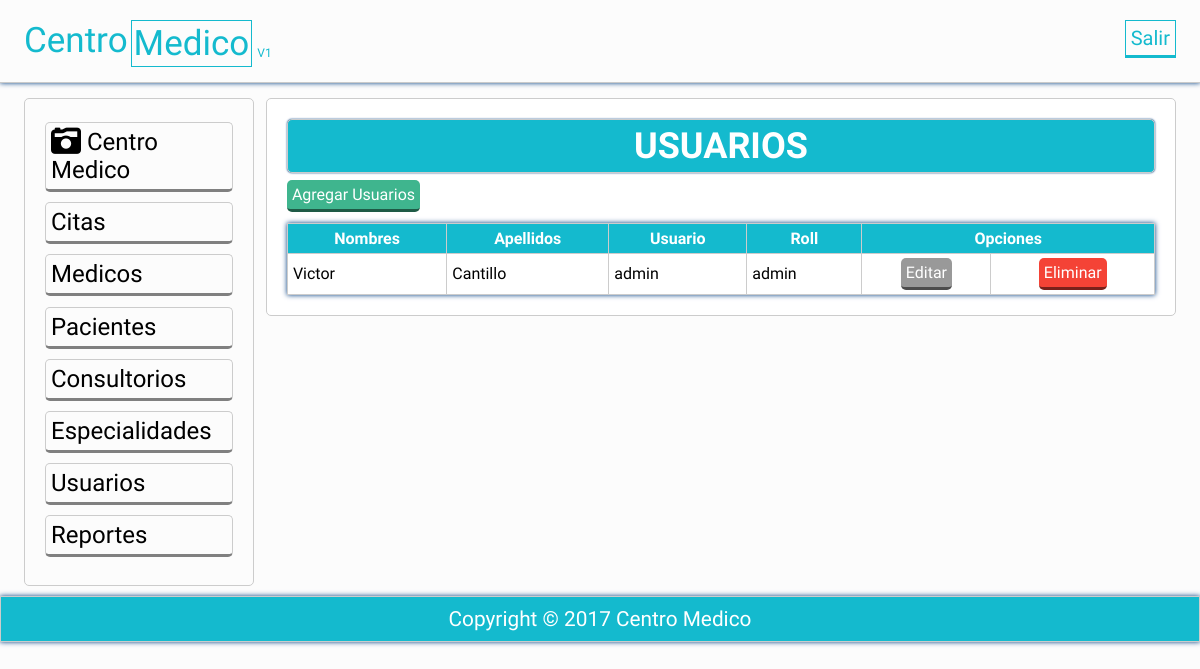
The app's page /vista/usuarios_vista.php, older data.
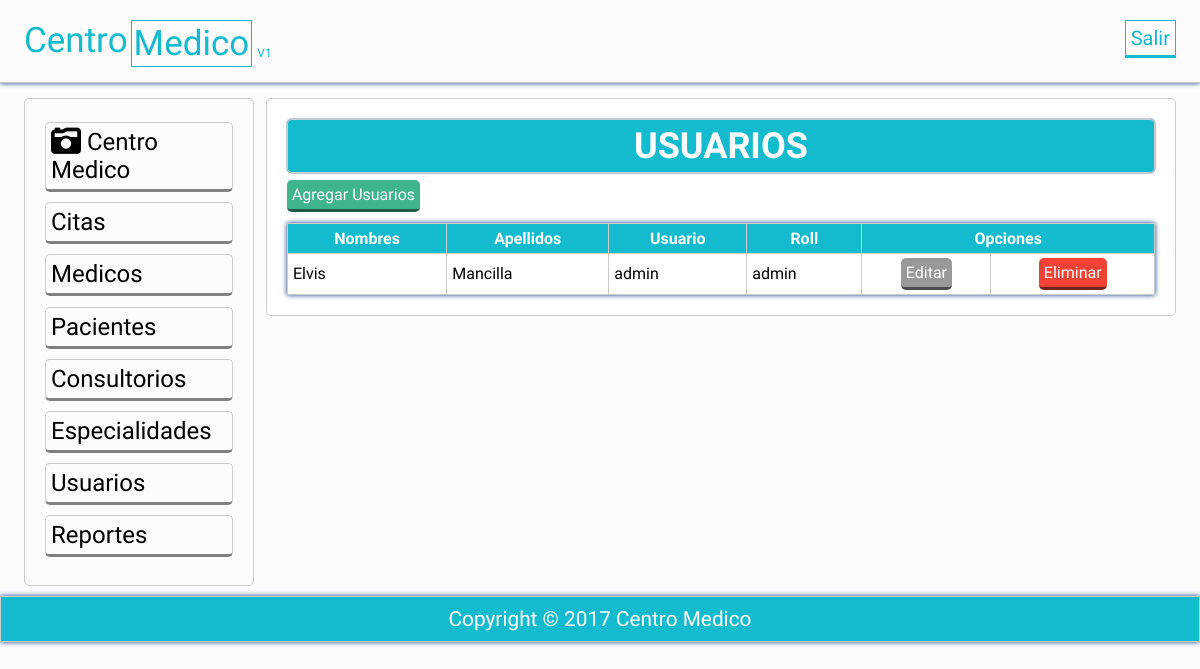
The same page, newer data.
### tables this page shows
CREATE TABLE `usuarios` (
  `id` int(11) NOT NULL AUTO_INCREMENT,
  `usuario` varchar(20) NOT NULL,
  `pass` varchar(200) DEFAULT NULL,
  `nombres` varchar(50) NOT NULL,
  `apellidos` varchar(50) NOT NULL,
  `Roll` varchar(15) NOT NULL,
  PRIMARY KEY (`id`),
  UNIQUE KEY `usuario` (`usuario`)
);

### vista/usuarios_vista.php (the view, shortened to what this page needs)
<?php
try{
	$conexion = new PDO('mysql:host=localhost;dbname=centromedico','root','');
}catch(PDOException $e){
	echo "Error: ". $e->getMessage();
}
$consulta = $conexion -> prepare("
	SELECT * FROM usuarios limit 5");
$consulta ->execute();
$consulta = $consulta ->fetchAll();
?>
<?php include 'plantillas/header.php'; ?>
	<section class="main">
		<div class="wrapp">
			<?php include 'plantillas/nav.php'; ?>
				<article>
					<div class="mensaje">
						<h2>USUARIOS</h2>
					</div>
					<a class="agregar" href="registrarusuarios.php">Agregar Usuarios</a>
						<table class="tabla">
						  <tr>
							<th>Nombres</th>
							<th>Apellidos</th>
                            <th>Usuario</th>
							<th>Roll</th>
                            <th colspan="2">Opciones</th>
						  </tr>
						<?php foreach ($consulta as $Sql): ?>
						<tr>
							<?php echo "<td>". $Sql['nombres']. "</td>"; ?>
                            <?php echo "<td>". $Sql['apellidos']. "</td>"; ?>
                            <?php echo "<td>". $Sql['usuario']. "</td>"; ?>
                            <?php echo "<td>". $Sql['Roll']. "</td>"; ?>
                            <?php echo "<td class='centrar'>"."<a href='actualizarusuario.php?id=".$Sql['id']."' class='editar'>Editar</a>". "</td>"; ?>
						  <?php echo "<td class='centrar'>"."<a href='eliminar_usuario.php?id=".$Sql['id']."' class='eliminar'>Eliminar</a>". "</td>"; ?>
						</tr>
						<?php endforeach; ?>
					</table>
				</article>
	</section>
<?php include 'plantillas/footer.php'; ?>
</body>
</html>

### vista/plantillas/header.php (shortened to what this page needs)
<!DOCTYPE html>
<html lang="en">
<head>
	<link rel="stylesheet" href="css/estilos.css">
	<link rel="stylesheet" href="path/to/font-awesome/css/font-awesome.min.css">
</head>
<body>
    <header>
		<div class="wrapp">
				<a href="index.php" title="CenterMedicine">Centro<a class="bordes" href="index.php" title="Centro Medicine">Medico</a><span>V1</span></a>
            <div class="usuario">
                <a href="cerrar.php" title="Cerrar Sesion"> Salir</a>
            </div>
		</div>
	</header>

### vista/plantillas/nav.php
<aside>
	<div class="widget">
			<a href="index.php" title="CenterMedicine"><i class="fa fa-camera-retro fa-lg"></i> Centro Medico</a>
			<a href="citas.php" title="Citas">Citas</a>
			<a href="medicos.php" title="Medicos">Medicos</a>
			<a href="pacientes.php" title="Pacientes">Pacientes</a>
			<a href="consultorios.php" title="Consultorios">Consultorios</a>
            <a href="especialidades.php" >Especialidades</a>
			<a href="usuarios.php" title="Usuarios">Usuarios</a>
            <a href="#" title="Reportes">Reportes</a>
	</div>
</aside>

### vista/plantillas/footer.php
<footer>
			<p>Copyright © 2017 <a target="_blank": href="../index.php" title="Centro Medico">Centro Medico</a></p>
</footer>

### css/estilos.css (style rules this page uses)
* { -webkit-box-sizing: border-box; -moz-box-sizing: border-box; box-sizing: border-box; margin:0px; padding:0px; font-family: 'Antic', sans-serif; }
body { background: rgba(0,0,0,.01); color:#000; }
.wrapp { padding: 0% 2%; width:100%; margin:auto; overflow: hidden; }
header a { color: #14BACE; display:inline-block; }
.usuario { float: right; color: #14BACE; }
.usuario a { padding: 5px; border: 1px solid #14BACE; border-bottom: 3px solid #14BACE; font-size: 20px; }
header { text-transform: none; width: 100%; height: 83px; padding:20px 0; overflow: hidden; font-size: 2.5em; border-bottom: 1px solid rgba(0,0,0,.2); margin-bottom:5px ; box-shadow: 0 0px 5px #013D82 !important; }
.mensaje { background: #14BACE; padding:5px; color:#fff; border-radius:5px; text-align: center; font-size: 1.5em; margin-bottom: 5px; box-shadow: 0 0px 2px #013D82 !important; }
aside { float: left; width: 20%; color:#fff; padding:20px; border-radius:5px; margin: 10px 0px; }
aside a { border-radius:5px; margin: .3em 0em; float:left; width:100%; color:black; display:block; padding: 5px; cursor:pointer; margin-top:3px; border:1px solid #ccc; border-bottom:3px solid gray; font-size:1.5em; text-decoration:none; }
article a { display:block; font-weight: normal; }
article { margin: 10px 0px; margin-left:1%; float: left; width: 79%; padding:20px; background: rgb(255, 255, 255); border-radius:5px; }
article,aside, .mensaje { border:1px solid #ccc; }
span { margin-left:2px; font-size: .3em; }
article a { margin: 2px 0px; display:inline-block; padding: 5px; color: white; border-radius:5px; cursor:pointer; border-bottom: 3px solid rgba(0, 0, 0,.5); width:auto; text-decoration:none; text-align:center; position: relative; }
article .agregar { background:#3FB58E; }
article .editar { background:#999; }
article .eliminar { background:#F44336; }
footer { width: 100%; background: #14BACE; padding:10px 10%; border:1px solid #ccc; text-align: center; color: #fff; font-size: 1.3em; box-shadow: 0 0px 5px #013D82 !important; }
footer li,a { text-decoration: none; color: #fff; }
.tabla { box-shadow: 0 0px 5px #013D82 !important; width:100%; margin-top: 1%; border-collapse: collapse; }
.tabla th { background: #14BACE; padding: 5px; color:white; }
.centrar { text-align: center; }
.tabla td { padding: 2px 5px; }
.tabla td,th { border:1px solid #ccc; }
header a, .bordes { font-size: 35px; float:left; color: #14BACE; cursor:pointer; }
header span,a:hover { color: #14BACE; }
.bordes { border: 1px solid #14BACE; padding: 2px; margin:0px 3px; }

Row changes from the older to the newer data that the page shows:
changed usuarios "admin": nombres "Victor" → "Elvis"; apellidos "Cantillo" → "Mancilla"
